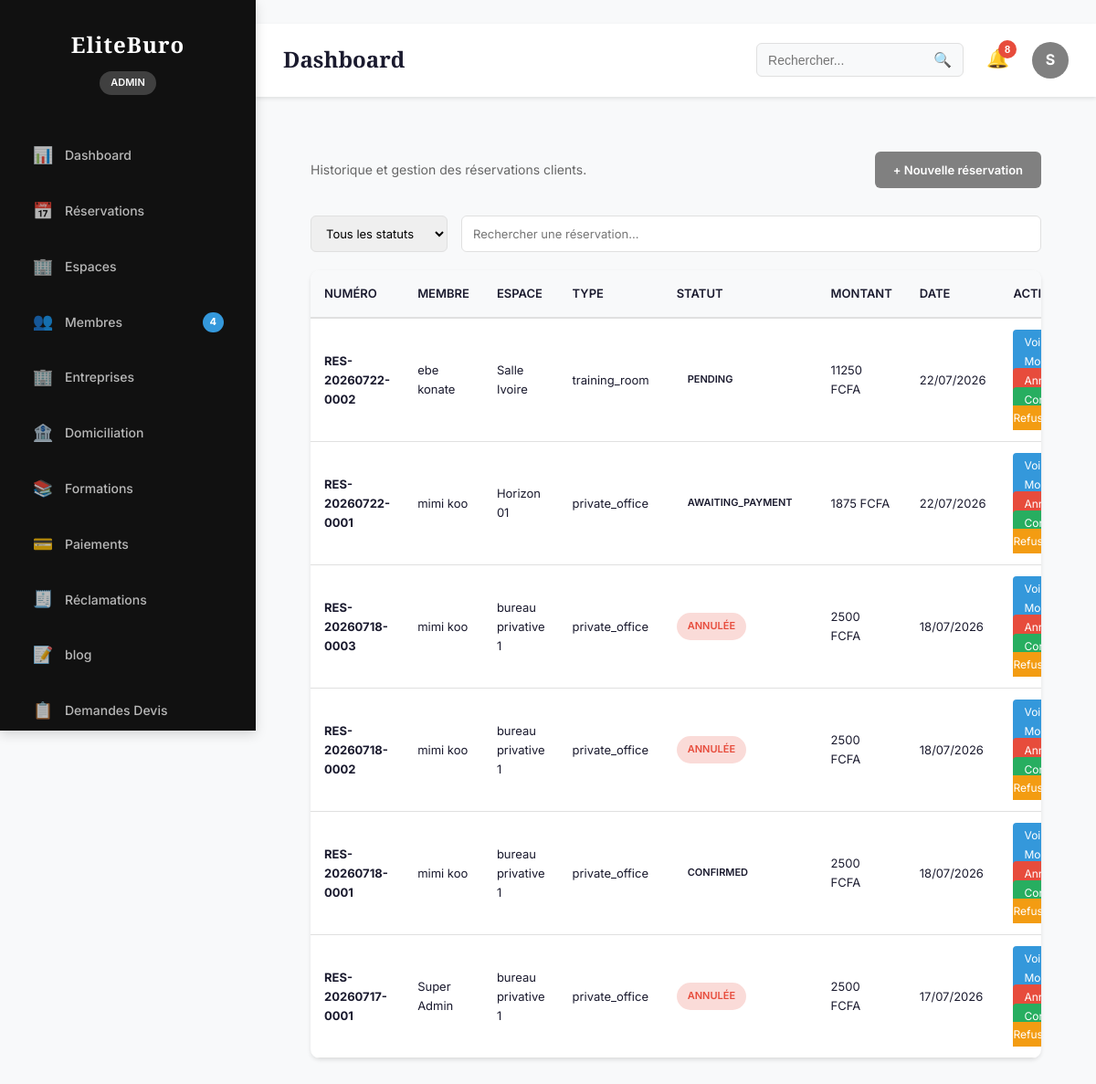
Screenshot of /dashboard/reservations/ (signed in) with the database file from the repository.
### accounts/models.py (models this page shows, shortened)
class User(AbstractUser):
    class Role(models.TextChoices):
        ADMIN = "ADMIN", "Administrateur"
        MANAGER = "MANAGER", "Gestionnaire"
        MEMBER = "MEMBER", "Membre"
        TRAINER = "TRAINER", "Formateur"
    username = None
    id = models.UUIDField(
        primary_key=True,
        default=uuid.uuid4,
        editable=False
    )
    email = models.EmailField(
        unique=True
    )
    first_name = models.CharField(
        max_length=150
    )
    last_name = models.CharField(
        max_length=150
    )
    phone_validator = RegexValidator(
        regex=r'^\+?[0-9]{8,15}$',
        message="Numéro de téléphone invalide."
    )
    phone = models.CharField(
        max_length=20,
        validators=[phone_validator],
        unique=True
    )
    avatar = models.ImageField(
        upload_to="users/avatar/",
        blank=True,
        null=True
    )
    role = models.CharField(
        max_length=20,
        choices=Role.choices,
        default=Role.MEMBER
    )
    company_name = models.CharField(
        max_length=255,
        blank=True
    )
    job_title = models.CharField(
        max_length=255,
        blank=True
    )
    birth_date = models.DateField(
        blank=True,
        null=True
    )
    gender = models.CharField(
        max_length=20,
        blank=True
    )
    website = models.URLField(
        blank=True
    )
    bio = models.TextField(
        blank=True
    )
    language = models.CharField(
        max_length=10,
        default="fr"
    )
    timezone = models.CharField(
        max_length=100,
        default="Africa/Abidjan"
    )
    is_email_verified = models.BooleanField(
        default=False
    )
    is_phone_verified = models.BooleanField(
        default=False
    )
    receive_email_notification = models.BooleanField(
        default=True
    )
    receive_sms_notification = models.BooleanField(
        default=True
    )
    receive_whatsapp_notification = models.BooleanField(
        default=True
    )
    last_activity = models.DateTimeField(
        null=True,
        blank=True
    )
    created_at = models.DateTimeField(
        auto_now_add=True
    )
    updated_at = models.DateTimeField(
        auto_now=True
    )
    USERNAME_FIELD = "email"
    REQUIRED_FIELDS = []
    objects = UserManager()
    class Meta:
        ordering = ["-created_at"]
        verbose_name = "Utilisateur"
        verbose_name_plural = "Utilisateurs"

### reservation/models.py (models this page shows, shortened)
class Reservation(models.Model):
    id = models.UUIDField(primary_key=True, default=uuid.uuid4, editable=False)
    reservation_number = models.CharField(max_length=64, unique=True, db_index=True)
    utilisateur = models.ForeignKey(
        settings.AUTH_USER_MODEL,
        on_delete=models.CASCADE,
        related_name="reservation_items",
    )
    entreprise = models.ForeignKey(
        "accounts.Company",
        on_delete=models.SET_NULL,
        null=True,
        blank=True,
        related_name="reservations",
    )
    espace = models.ForeignKey(
        Workspace,
        on_delete=models.PROTECT,
        related_name="reservations",
    )
    type_reservation = models.CharField(
        max_length=50,
        choices=ReservationType.choices,
        db_index=True,
    )
    date_debut = models.DateField(db_index=True)
    date_fin = models.DateField(db_index=True)
    heure_debut = models.TimeField(null=True, blank=True)
    heure_fin = models.TimeField(null=True, blank=True)
    nombre_participants = models.PositiveIntegerField(default=1)
    duree_minutes = models.PositiveIntegerField(default=0)
    prix_unitaire = models.DecimalField(max_digits=14, decimal_places=2, default=Decimal("0"))
    remise = models.DecimalField(max_digits=14, decimal_places=2, default=Decimal("0"))
    taxes = models.DecimalField(max_digits=14, decimal_places=2, default=Decimal("0"))
    montant_total = models.DecimalField(max_digits=14, decimal_places=2, default=Decimal("0"))
    commentaire = models.TextField(blank=True, default="")
    statut = models.CharField(
        max_length=20,
        choices=ReservationStatus.choices,
        default=ReservationStatus.DRAFT,
        db_index=True,
    )
    created_at = models.DateTimeField(auto_now_add=True, db_index=True)
    updated_at = models.DateTimeField(auto_now=True)
    class Meta:
        verbose_name = "Reservation"
        verbose_name_plural = "Reservations"
        indexes = [
            models.Index(fields=["espace", "date_debut", "date_fin"]),
            models.Index(fields=["utilisateur", "statut"]),
            models.Index(fields=["entreprise", "statut"]),
        ]
        constraints = [
            UniqueConstraint(fields=["reservation_number"], name="reservation_reservation_number_unique"),
        ]

### coworking/models.py (models this page shows, shortened)
class TimeStampedModel(models.Model):
    created_at = models.DateTimeField(auto_now_add=True)
    updated_at = models.DateTimeField(auto_now=True)
    class Meta:
        abstract = True

class Workspace(TimeStampedModel):
    espace = models.ForeignKey(CoworkingSpace, on_delete=models.CASCADE, related_name="workspaces")
    categorie = models.ForeignKey(Category, on_delete=models.CASCADE, related_name="workspaces")
    nom = models.CharField(max_length=200)
    slug = models.SlugField(max_length=220)
    description = models.TextField(blank=True, default="")
    capacite = models.PositiveIntegerField()
    superficie = models.DecimalField(max_digits=10, decimal_places=2)
    etage = models.CharField(max_length=50, blank=True, default="")
    numero = models.CharField(max_length=50, blank=True, default="")
    prix_heure = models.DecimalField(max_digits=12, decimal_places=2)
    prix_demi_journee = models.DecimalField(max_digits=12, decimal_places=2)
    prix_journee = models.DecimalField(max_digits=12, decimal_places=2)
    prix_semaine = models.DecimalField(max_digits=12, decimal_places=2)
    prix_mois = models.DecimalField(max_digits=12, decimal_places=2)
    caution = models.DecimalField(max_digits=12, decimal_places=2)
    disponible = models.BooleanField(default=True)
    vedette = models.BooleanField(default=False)
    image_principale = models.ImageField(upload_to="coworking/workspaces/images/")
    class Meta:
        verbose_name = "Workspace"
        verbose_name_plural = "Workspaces"
        unique_together = (
            "espace",
            "slug",
        )

### dashboard/views.py (the view)
# urls.py: path("reservations/", AdminReservationsView.as_view(), name="reservations"),
class AdminReservationsView(AdminBaseView):
    template_name = "dashboard/admin/reservations.html"
    def get_context_data(self, **kwargs):
        context = super().get_context_data(**kwargs)
        context["reservations"] = (
            Reservation.objects.select_related("utilisateur", "entreprise", "espace")
            .order_by("-created_at")
        )
        return context

### templates/dashboard/admin/reservations.html (shortened to what this page needs)
{% extends 'layouts/base_admin.html' %}
{% block content %}
<div class="content">
    <div class="section-header">
        <div>
            <p style="color:#666;font-size:14px;">
                Historique et gestion des réservations clients.
            </p>
        </div>
        <a href="{% url 'reservation:create' %}" class="btn-primary">
            + Nouvelle réservation
        </a>
    </div>
    <div class="filters-bar">
        <select class="filter-select">
            <option>
                Tous les statuts
            </option>
        </select>
        <input
            type="text"
            class="filter-input"
            placeholder="Rechercher une réservation..."
        >
    </div>
    <div class="table-container">
        <table class="admin-table">
            <thead>
                <tr>
                    <th>
                        Numéro
                    </th>
                    <th>
                        Membre
                    </th>
                    <th>
                        Espace
                    </th>
                    <th>
                        Type
                    </th>
                    <th>
                        Statut
                    </th>
                    <th>
                        Montant
                    </th>
                    <th>
                        Date
                    </th>
                    <th>
                        Actions
                    </th>
                </tr>
            </thead>
            <tbody>
            {% for r in reservations %}
                <tr>
                    <td>
                        <strong>
                            {{ r.reservation_number }}
                        </strong>
                    </td>
                    <td>
                        {{ r.utilisateur.get_full_name|default:r.utilisateur.email }}
                    </td>
                    <td>
                        {{ r.espace.nom }}
                    </td>
                    <td>
                        {{ r.type_reservation }}
                    </td>
                    <td>
                        {% if r.statut == "PENDING" %}
                            <span class="status-badge pending">
                                En attente
                            </span>
                        {% elif r.statut == "CONFIRMED" %}
                            <span class="status-badge confirmed">
                                Confirmée
                            </span>
                        {% elif r.statut == "CANCELED" %}
                            <span class="status-badge cancelled">
                                Annulée
                            </span>
                        {% elif r.statut == "FINISHED" %}
                            <span class="status-badge">
                                Terminée
                            </span>
                        {% else %}
                            <span class="status-badge">
                                {{ r.statut }}
                            </span>
                        {% endif %}
                    </td>
                    <td>
                        {{ r.montant_total|floatformat:0 }}
                        FCFA
                    </td>
                    <td>
                        {{ r.created_at|date:"d/m/Y" }}
                    </td>
                    <td>
                        <a href="{% url 'dashboard_admin:reservation_detail' r.id %}" class="btn-action">
                            Voir
                        </a>
                        <a href="{% url 'dashboard_admin:reservation_edit' r.id %}" class="btn-action">
                            Modifier
                        </a>
                        <a href="{% url 'dashboard_admin:reservation_cancel' r.id %}"
                           class="btn-action"
                           style="background:var(--danger-color);">
                            Annuler
                        </a>
                        <a href="{% url 'dashboard_admin:reservation_confirm' r.id %}"
                           class="btn-action"
                           style="background:var(--success-color);">
                            Confirmer
                        </a>
                        <a href="{% url 'dashboard_admin:reservation_refuse' r.id %}"
                           class="btn-action"
                           style="background:var(--warning-color);">
                            Refuser
                        </a>
                    </td>
                </tr>
            {% empty %}
                <tr>
                    <td colspan="8" style="text-align:center;padding:30px;">
                        Aucune réservation trouvée.
                    </td>
                </tr>
            {% endfor %}
            </tbody>
        </table>
    </div>
</div>
{% endblock %}

### templates/partials/header.html (shortened to what this page needs)
<header class="top-bar">
    <div class="top-bar-left">
        <h1 class="page-title">
            {% block page_title %}
            Dashboard
            {% endblock %}
        </h1>
    </div>
    <div class="top-bar-right">
        <div class="search-box">
            <input
                type="text"
                class="search-input"
                placeholder="Rechercher...">
            <button class="search-btn">
                🔍
            </button>
        </div>
        <div class="notifications">
            <button class="notification-btn">
                🔔
                <span class="notification-count">
                    {{ recent_activity|length|default:0 }}
                </span>
            </button>
        </div>
        <div class="user-menu">
            <div class="user-avatar">
                {{ request.user.first_name|slice:":1"|default:"A" }}
            </div>
        </div>
    </div>
</header>

### rows the page displays
User: user.first_name "S"
Reservation: reservation_number "RES-20260722-0002", utilisateur.get_full_name "ebe konate", espace.nom "Salle Ivoire", type_reservation "training_room", statut "PENDING", montant_total "11250", created_at "22/07/2026"
Reservation: reservation_number "RES-20260722-0001", utilisateur.get_full_name "mimi koo", espace.nom "Horizon 01", type_reservation "private_office", statut "AWAITING_PAYMENT", montant_total "1875", created_at "22/07/2026"
Reservation: reservation_number "RES-20260718-0003", utilisateur.get_full_name "mimi koo", espace.nom "bureau privative 1", type_reservation "private_office", statut "ANNULÉE", montant_total "2500", created_at "18/07/2026"
Reservation: reservation_number "RES-20260718-0002", utilisateur.get_full_name "mimi koo", espace.nom "bureau privative 1", type_reservation "private_office", statut "ANNULÉE", montant_total "2500", created_at "18/07/2026"
Reservation: reservation_number "RES-20260718-0001", utilisateur.get_full_name "mimi koo", espace.nom "bureau privative 1", type_reservation "private_office", statut "CONFIRMED", montant_total "2500", created_at "18/07/2026"
Reservation: reservation_number "RES-20260717-0001", utilisateur.get_full_name "Super Admin", espace.nom "bureau privative 1", type_reservation "private_office", statut "ANNULÉE", montant_total "2500", created_at "17/07/2026"

### other values shown
{{ stats.users|default_if_none:0 }} "4"
{{ recent_activity|length|default:0 }} "8"
